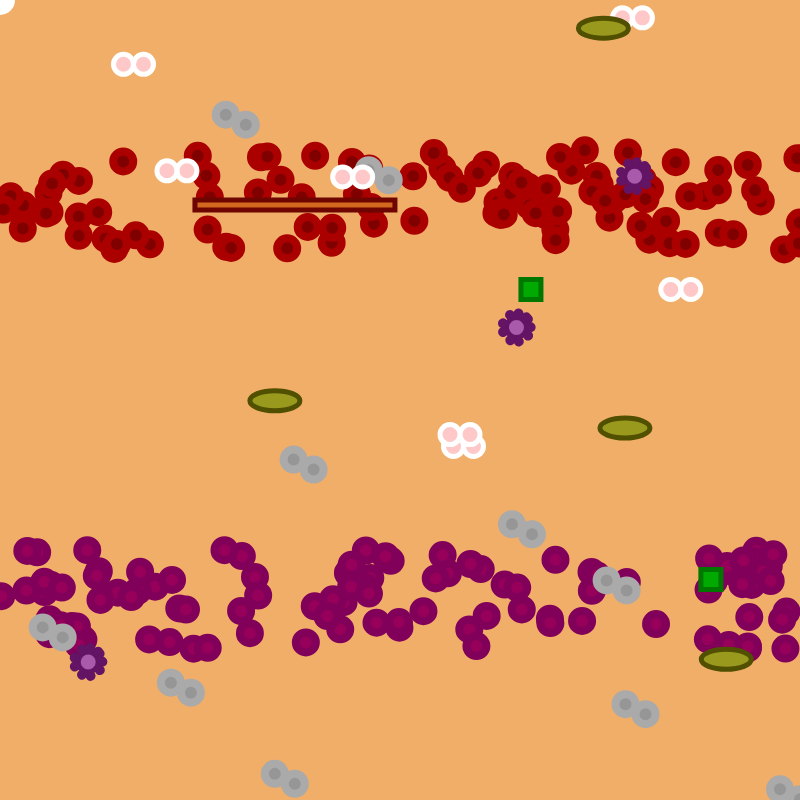
Frame 1 (no input)
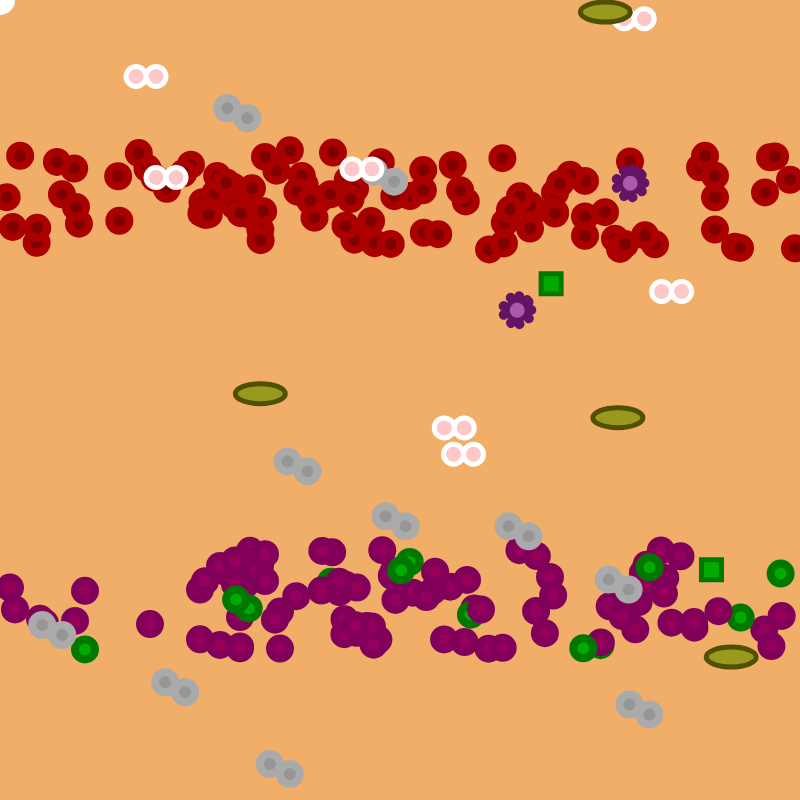
Frame 60 (no input)
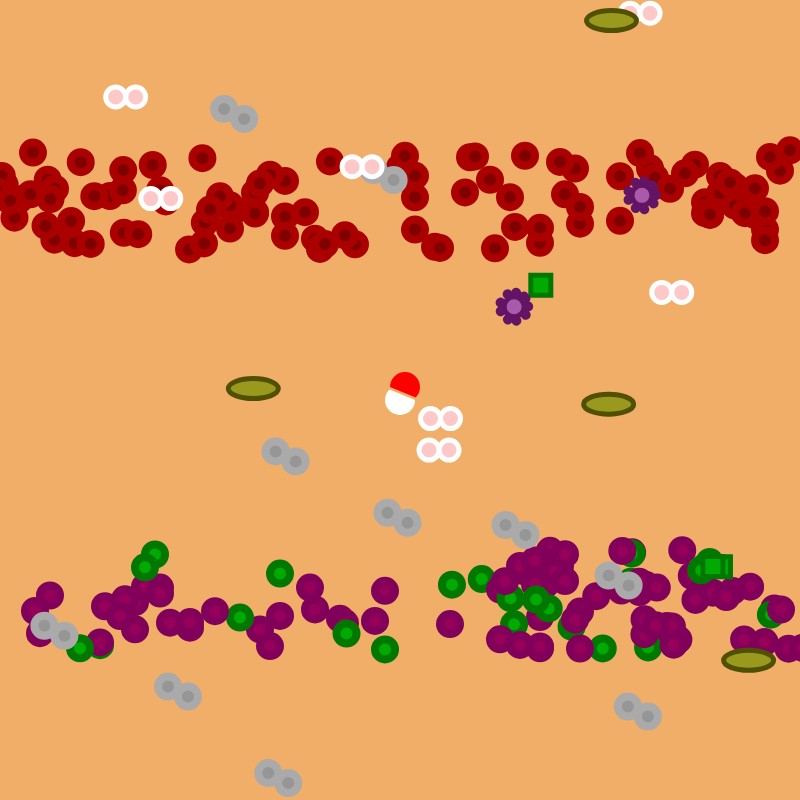
Frame 120 (the mouse pressed at the canvas centre since frame 60)

The p5.js sketch that drew these frames (run headless with seeded random() and noise() and a simulated clock; from frame 60 on, the mouse is pressed at the canvas centre):

// p5.js sketch
// ── sketch.js
var red = [];
var neutr = [];
var vir = [];
var can = [];
var par = [];
var eos = [];
var bac = [];
var canL = 0;
var virL = 0;
var virC = 0;


// Se crean las ubicaciones y objetos de cada especie del cuerpo.
function setup() {
  createCanvas(800, 800);

  for (var e = 0; e < 100; e++) {
    var x = random(0, width);
    var y = random(150, 250);
    red[e] = new redBlood(x, y, 0);
  }

  for (var m = 100; m < 200; m++) {
    var x = random(0, width);
    var y = random(650, 550);
    red[m] = new redBlood(x, y, 1);
  }

  for (var w = 0; w < 10; w++) {
    var x = random(0, width);
    var y = random(0, height);
    neutr[w] = new neutrophiles(x, y);
  }

  for (var v = 0; v < 2; v++) {
    var x = random(0, width);
    var y = random(0, height);
    vir[v] = new virus(x, y);
    virL++;
  }

  for (var c = 0; c < 3; c++) {
    var x = random(0, width);
    var y = random(0, height);
    can[c] = new cancer(x, y);
    canL++;
  }

  for (var pa = 0; pa < 1; pa++) {
    var x = random(0, width);
    var y = 200;
    par[pa] = new parasite(x, y);
  }

  for (var eo = 0; eo < 7; eo++) {
    var x = random(0, width);
    var y = random(0, height);
    eos[eo] = new eosinophile(x, y);
  }

  for (var b = 0; b < 4; b++) {
    var x = random(0, width);
    var y = random(0, height);
    bac[b] = new bacteria(x, y);
  }
}

function draw() {
  background(241, 174, 105);

  // Cada ciclo coge cada arreglo y dibuja y pone en movimiento cada celula del cuerpo.
  for (var i = 0; i < 200; i++) {
    red[i].exist();
    red[i].move();
  }

  for (var p = 0; p < 10; p++) {
    neutr[p].exist();
    neutr[p].move();
  }

  for (var o = 0; o < virL; o++) {
    vir[o].exist();
    vir[o].move();
  }

  for (var l = 0; l < canL; l++) {
    can[l].exist();
    can[l].move();
  }
  for (var k = 0; k < 1; k++) {
    par[k].exist();
    par[k].move();
  }
  for (var j = 0; j < 7; j++) {
    eos[j].exist();
    eos[j].move();
  }
  for (var t = 0; t < 4; t++) {
    bac[t].exist();
    bac[t].move();
  }

  fagocitosis();
  virosis();
  metastasis();

  //Crea el icono de "medicina" al lado del mouse.
  push();
  fill(255);
  noStroke();
  arc(mouseX, mouseY, 30, 30, 0, PI + QUARTER_PI, OPEN);
  pop();

  push();
  fill(255, 0, 0);
  noStroke();
  arc(mouseX + 5, mouseY - 13, 30, 30, PI, TWO_PI + QUARTER_PI, OPEN);
  pop();


}

// Crea la clase de los globulos rojos. Se dividen en los rojos con oxigeno y los morados sin oxigeno. Se ven distintos si estan contagiaados por un virus
function redBlood(rX, rY, tipo) {
  this.x = rX;
  this.y = rY;
  this.tipo = tipo;
  this.muerto = false;
  this.crecimiento = millis();

  this.exist = function() {

    if (!this.muerto) {
      strokeWeight(8);
      if (tipo == 0) {
        fill(128, 0, 0);
        stroke(171, 0, 0);
      } else if (tipo == 1) {
        fill(150, 0, 90);
        stroke(128, 0, 90);
      } else {
        fill(0, 170, 0);
        stroke(0, 120, 0);
      }
      ellipse(this.x, this.y, 20, 20);
    }
  }

  this.move = function() {
    if (this.tipo == 0) {
      if (this.x < 0) {
        this.x = width;
      }
      this.x -= 5;
    }
    if (this.tipo == 3) {
      if (this.x < 0) {
        this.x = width;
      }
      this.x -= 5;
    }
    if (this.tipo == 1) {
      if (this.x > width) {
        this.x = 0;
      }
      this.x += 5;
    }
    if (this.tipo == 4) {
      if (this.x > width) {
        this.x = 0;
      }
      this.x += 5;
    }

  }

  this.morir = function() {
    this.muerto = true;
  }

  this.type = function() {
    return this.tipo;
  }
}

//Los neutrofilos son las celulas que protegen al cuerpo de viruses y celulas cancerigenas, sin embargo se enuentran vulnerables a un ataque bacterial.
function neutrophiles(wX, wY) {
  this.x = wX;
  this.y = wY;
  this.muerto = false;
  this.crecimiento = millis();

  this.exist = function() {

    if (!this.muerto) {
      fill(150);
      stroke(170);
      ellipse(this.x, this.y, 20, 20);
      ellipse(this.x - 20, this.y - 10, 20, 20);
    }
  }


  this.move = function() {

    if (this.x < 0 || this.x > width || this.y > height || this.y < 0) {
      this.x = random(0, width);
      this.y = random(0, height);
    }

    this.x = this.x + random(-1, 1)
    this.y = this.y + random(-1, 1);

  }

  this.morir = function() {
    this.muerto = true;
  }

}


//Los virus contagian a las celulas rojas y se reproducen dependiendo de cuantas celulas contagian. Mueren en cercania a los neutrofilos.
function virus(vX, vY) {
  this.x = vX;
  this.y = vY;
  this.muerto = false;
  this.crecimiento = millis();

  this.exist = function() {
    if (!this.muerto) {
      fill(0, 170, 0);
      stroke(0, 120, 0);
      strokeWeight(5);
      rect(this.x, this.y, 20, 20);
    }
  }

  this.move = function() {
    if (this.x < 0 || this.x > width || this.y > height || this.y < 0) {
      this.x = random(0, width);
      this.y = random(0, height);
    }
    this.x = this.x + random(-2, 2);
    this.y = this.y + random(-2, 2);
  }

  this.morir = function() {
    this.muerto = true;
  }
}

// Las celulas cancerigenas solo se reproducen rapidamente, sin embargo pueden morir por cercania a los neutrofilos.
function cancer(cX, cY) {
  this.x = cX;
  this.y = cY;
  this.muerto = false;
  this.crecimiento = millis();

  this.exist = function() {
    if (!this.muerto) {
      fill(170, 90, 170);
      stroke(100, 20, 100);
      strokeWeight(5);
      ellipse(this.x, this.y, 20, 20);
      push();
      translate(this.x, this.y);
      for (var r = 0; r < 10; r++) {
        rotate(30);
        ellipse(10, 10, 5, 5);
      }
      pop();
    }
  }

  this.move = function() {
    if (this.x < 0 || this.x > width || this.y > height || this.y < 0) {
      this.x = random(0, width);
      this.y = random(0, height);
    }
    this.x = this.x + random(-2, 2);
    this.y = this.y + random(-2, 2);
  }

  this.morir = function() {
    this.muerto = true;
  }
}


// Los parasitos se mantienen en la via sanguinea pero mueren por cercania con los eosinofilos.
function parasite(pX, pY) {
  this.x = pX;
  this.y = pY;
  this.muerto = false;
  this.crecimiento = millis();

  this.exist = function() {
    if (!this.muerto) {
      fill(210, 105, 30);
      stroke(110, 5, 0);
      strokeWeight(5);
      rect(this.x, this.y, 200, 10);
    }
  }

  this.move = function() {
    if (this.x < -200) {
      this.x = width;
    }
    this.x -= random(1, 5);
  }

  this.morir = function() {
    this.muerto = true;
  }
}


//Los eosinofilos no funcionan con los viruses o celulas cancerigenas, sin embargo son efectivos con los parasitos.
function eosinophile(eX, eY) {
  this.x = eX;
  this.y = eY;
  this.muerto = false;
  this.crecimiento = millis();

  this.exist = function() {
    if (!this.muerto) {
      fill(255, 200, 200);
      stroke(255);
      strokeWeight(5);
      ellipse(this.x, this.y, 20, 20);
      ellipse(this.x - 20, this.y, 20, 20);
    }
  }

  this.move = function() {
    if (this.x < 0 || this.x > width || this.y > height || this.y < 0) {
      this.x = random(0, width);
      this.y = random(0, height);
    }
    this.x = this.x + random(-2, 2);
    this.y = this.y + random(-2, 2);
  }
  this.morir = function() {
    this.muerto = true;
  }
}

//Las bacterias mueren con administrar una medicina pero destruyen a los neutrofilos.
function bacteria(bX, bY) {
  this.x = bX;
  this.y = bY;
  this.muerto = false;
  this.crecimiento = millis();

  this.exist = function() {
    if (!this.muerto) {
      fill(153, 153, 30);
      stroke(80, 80, 0);
      strokeWeight(5);
      ellipse(this.x, this.y, 50, 20);
    }
  }

  this.move = function() {
    if (this.x < 0 || this.x > width || this.y > height || this.y < 0) {
      this.x = random(0, width);
      this.y = random(0, height);
    }
    this.x = this.x + random(-2, 2);
    this.y = this.y + random(-2, 2);
  }

  this.morir = function() {
    this.muerto = true;
  }
}

//Esta funci[on sirve para representar la forma en que las bacterias y los neutrofilos se alimentan de otras celulas.
function fagocitosis() {
  for (var t = 0; t < 10; t++) {
    for (var v = 0; v < virL; v++) {
      var dvnx = dist(neutr[t].x, neutr[t].y, vir[v].x, vir[v].y);
      if (dvnx < 50) {
        vir[v].morir();
        virL--;
      }
    }

    for (var c = 0; c < canL; c++) {
      var dcn = dist(neutr[t].x, neutr[t].y, can[c].x, can[c].y);
      if (dcn < 50) {
        can[c].morir();
        canL--;
      }
    }
  }

  for (var e = 0; e < 7; e++) {
    var dpe = dist(eos[e].x, eos[e].y, par[0].x, par[0].y);
    if (dpe < 50) {
      par[0].morir();
    }
  }
  
for (var b = 0; b < 4; b++) {
      for (var t = 0; t < 10; t++) {
  var dbn = dist(neutr[t].x, neutr[t].y, bac[b].x, bac[b].y);
      if (dbn < 50) {
        neutr[t].morir();
      }
      }
}
}

//Est funci[on representa la manera en que los viruses contagian  y se alimentan de las otras celulas.
function virosis() {
  for (var v = 0; v < virL; v++) {
    for (var r = 0; r < 200; r++) {
      var dvr = dist(vir[v].x, vir[v].y, red[r].x, red[r].y);
      if (dvr < 20) {
        if (red[r].type() == 0) {
          red[r] = new redBlood(random(0, width), random(150, 250), 3);
          virC++;
        }
      }
      if (dvr < 20) {
        if (red[r].type() == 1) {
          red[r] = new redBlood(random(0, width), random(550, 650), 4);
          virC++;
        }
      }
    }

  }
  
  


}


//Esta funcion representa la propagacion tanto del cancer como de los virusesdentro del cuerpo.
function metastasis() {
  if (frameCount % 100 == 0 && canL > 0); {
    var cel = int(random(0, canL - 1));
    can.push(new cancer(can[cel].x, can[cel].y));
    canL++;
  }


  if (virC > 5 && millis() > 1000 && virL > 0 && frameCount % 50 == 0) {
    var viru = int(random(0, virL - 1));
    vir.push(new virus(vir[viru].x, vir[viru].y));
    virL++;
  }

}


//El mouse toma rol de medicina donde puede destruir cualquier celula danina, y puede restaurar cualquier celula contagiada.
function mousePressed() {
  if (mouseIsPressed) {
    for (var v = 0; v < virL; v++) {
      var dvnx = dist(mouseX, mouseY, vir[v].x, vir[v].y);
      if (dvnx < 10) {
        vir[v].morir();
        virL--;
      }
    }

    for (var b = 0; b < 4; b++) {
      var dbn = dist(mouseX, mouseY, bac[b].x, bac[b].y);
      if (dbn < 10) {
        bac[b].morir();
      }
    }

    for (var c = 0; c < canL; c++) {
      var dcn = dist(mouseX, mouseY, can[c].x, can[c].y);
      if (dcn < 10) {
        can[c].morir();
        canL--;
      }
    }


    for (var e = 0; e < 7; e++) {
      var dpe = dist(mouseX, mouseY, par[0].x, par[0].y);
      if (dpe < 10) {
        par[0].morir();
      }
    }

    for (var r = 0; r < 200; r++) {
      var dvr = dist(mouseX, mouseY, red[r].x, red[r].y);
      if (dvr < 20) {
        if (red[r].type() == 3) {
          red[r] = new redBlood(random(0, width), random(150, 250), 0);
          virC--;
        }
      }
      if (dvr < 20) {
        if (red[r].type() == 4) {
          red[r] = new redBlood(random(0, width), random(550, 650), 1);
          virC--;
        }

      }


    }
  }
}
